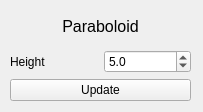
<?xml version="1.0" encoding="UTF-8"?>
<ui version="4.0">
 <class>Form</class>
 <widget class="QWidget" name="Form">
  <property name="geometry">
   <rect>
    <x>0</x>
    <y>0</y>
    <width>203</width>
    <height>112</height>
   </rect>
  </property>
  <property name="windowTitle">
   <string>Paraboloid parameters</string>
  </property>
  <widget class="QWidget" name="gridLayoutWidget">
   <property name="geometry">
    <rect>
     <x>10</x>
     <y>10</y>
     <width>181</width>
     <height>91</height>
    </rect>
   </property>
   <layout class="QGridLayout" name="gridLayout">
    <item row="2" column="0">
     <widget class="QLabel" name="label_3">
      <property name="text">
       <string>Height</string>
      </property>
     </widget>
    </item>
    <item row="2" column="1">
     <widget class="QDoubleSpinBox" name="doubleSpinBox_h">
      <property name="decimals">
       <number>1</number>
      </property>
      <property name="minimum">
       <double>0.100000000000000</double>
      </property>
      <property name="maximum">
       <double>10.000000000000000</double>
      </property>
      <property name="singleStep">
       <double>0.100000000000000</double>
      </property>
      <property name="value">
       <double>5.000000000000000</double>
      </property>
     </widget>
    </item>
    <item row="3" column="0" colspan="2">
     <widget class="QPushButton" name="pushButton_update">
      <property name="text">
       <string>Update</string>
      </property>
     </widget>
    </item>
    <item row="1" column="0" colspan="2">
     <widget class="QLabel" name="label_2">
      <property name="text">
       <string>&lt;html&gt;&lt;head/&gt;&lt;body&gt;&lt;p align=&quot;center&quot;&gt;&lt;span style=&quot; font-size:12pt;&quot;&gt;Paraboloid&lt;/span&gt;&lt;/p&gt;&lt;/body&gt;&lt;/html&gt;</string>
      </property>
     </widget>
    </item>
   </layout>
  </widget>
 </widget>
 <resources/>
 <connections/>
</ui>
